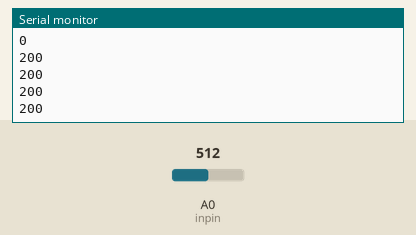
The sketch below on a simulated Arduino Uno, built with avr-gcc and run on an emulated ATmega328P. Parts: the last lines printed to the serial monitor. The inputs (shaded band) are chosen by the test bench; at power-on: A0 (inpin) = 512.

Above: at 1.2 s.
1.3 s: A0 (inpin) set to 716
At 1.93 s:
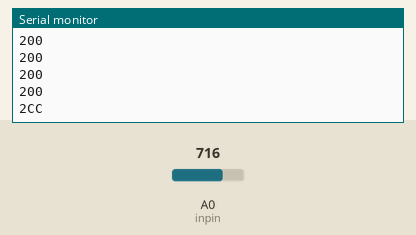
3.7 s: A0 (inpin) set to 511
At 4.19 s:
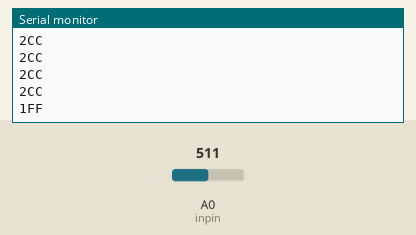
6.0 s: A0 (inpin) set to 122
At 6.44 s:
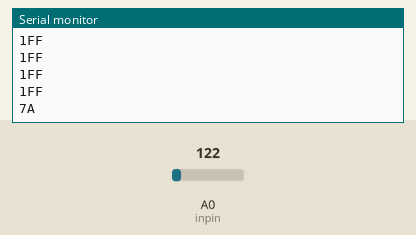

The sketch:

3.55_analog_Input.ino
```cpp
int inpin=A0;
int val;

void setup() {
  pinMode(inpin, INPUT);
  Serial.begin(9600);
}

void loop() {
  Serial.println(val, HEX);
  val=analogRead(inpin);
  delay(250);
}
```

Measured:
- after the input at 1.3 s, the serial monitor: prints a new line after 0.45 s (image 1)
- after the input at 3.7 s, the serial monitor: prints a new line after 0.30 s (image 2)
- after the input at 6.0 s, the serial monitor: prints a new line after 0.26 s (image 3)
